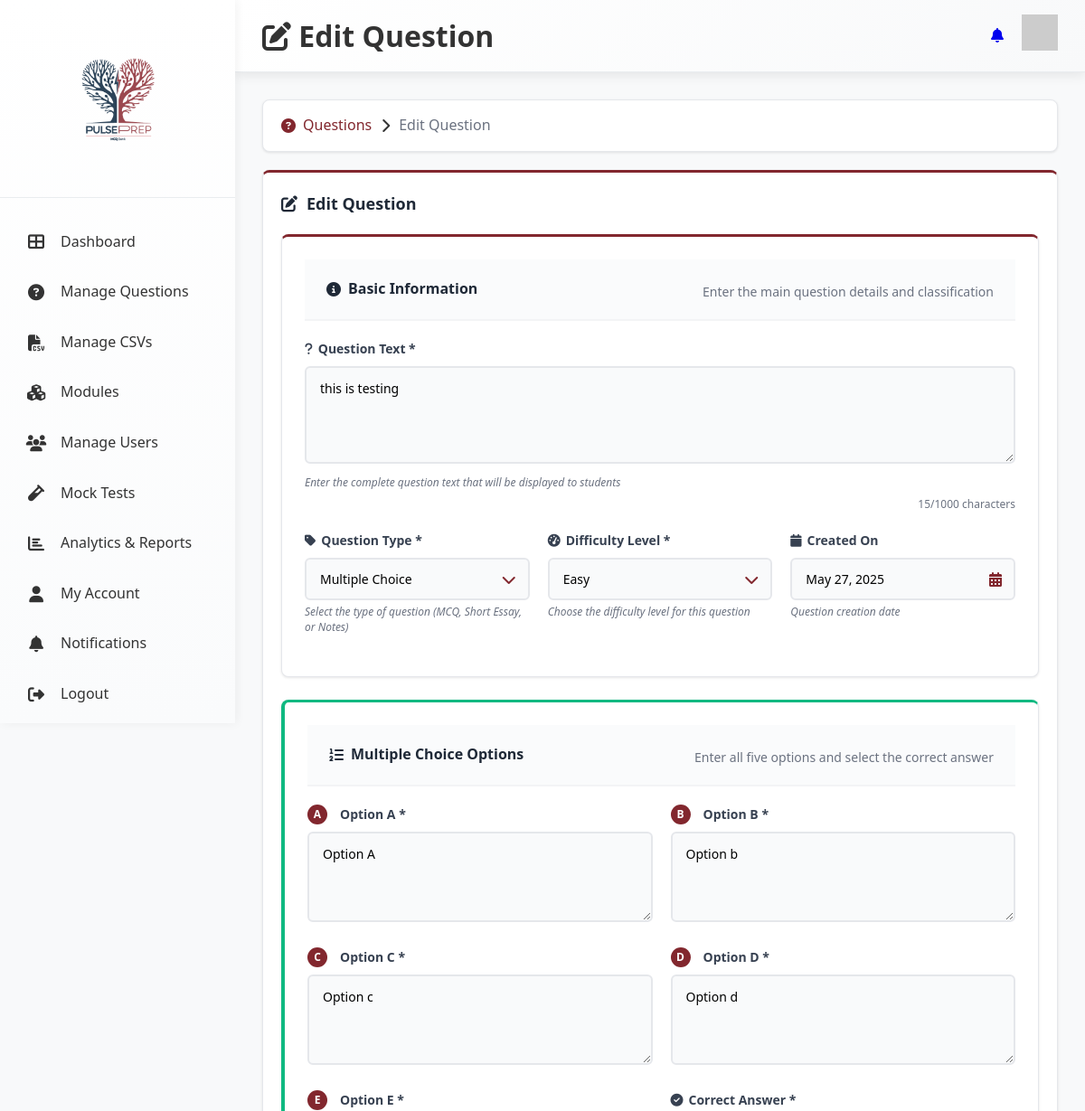
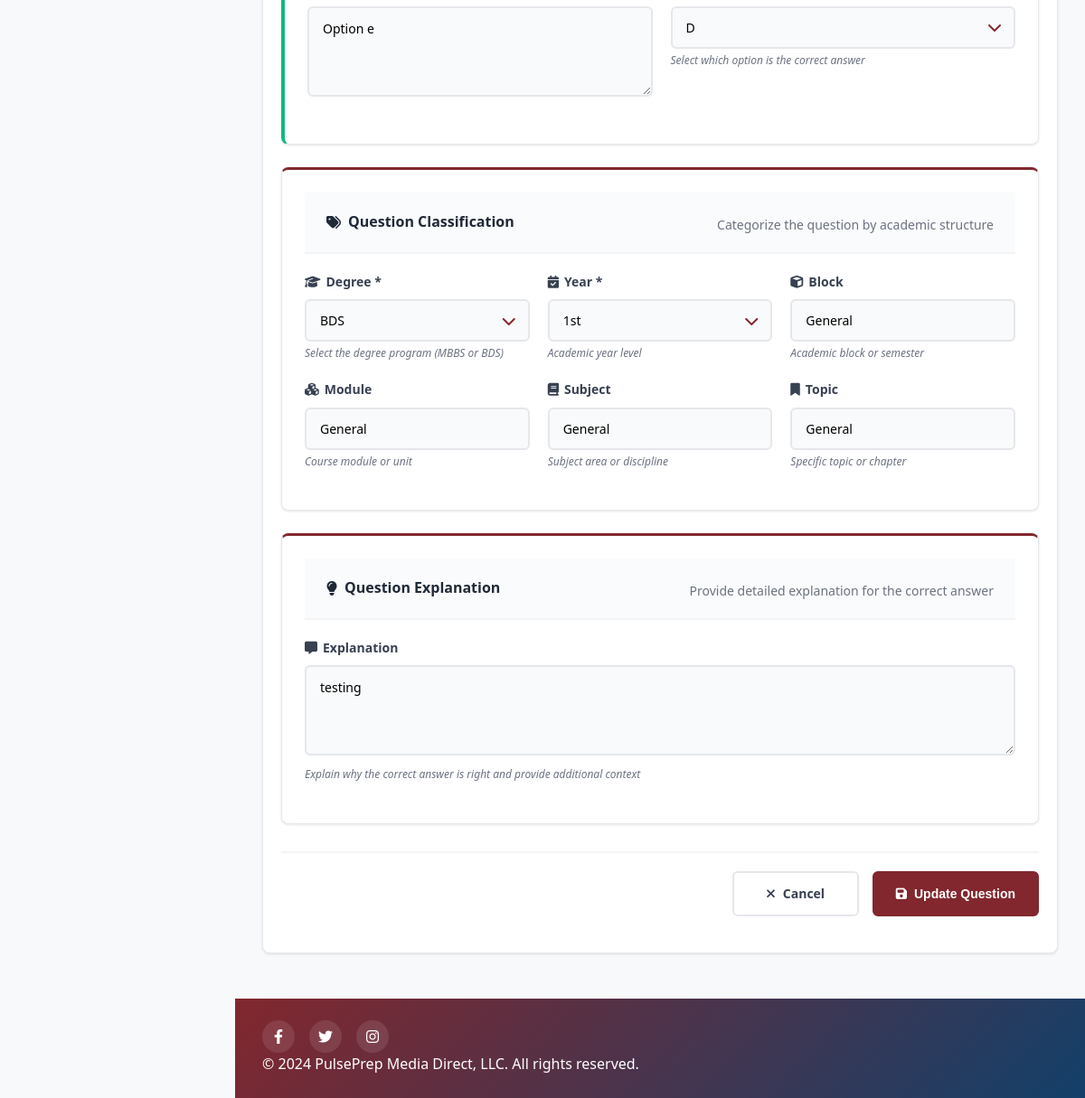
/questionbank/question/1849/, run on the app's committed database (2 pictures, top to bottom).
### questionbank/models.py (models this page shows, shortened)
class Question(models.Model):
    QUESTION_TYPE_CHOICES = [
        ('MCQ', 'Multiple Choice'),
        ('SEQ', 'Short Essay Question'),
        ('NOTE', 'Notes'),
    ]
    DIFFICULTY_CHOICES = [
        ('Easy', 'Easy'),
        ('Medium', 'Medium'),
        ('Hard', 'Hard'),
    ]
    DEGREE_CHOICES = [
        ('MBBS', 'MBBS'),
        ('BDS', 'BDS'),
    ]
    YEAR_CHOICES = [
        ('1st', '1st'),
        ('2nd', '2nd'),
        ('3rd', '3rd'),
        ('4th', '4th'),
        ('5th', '5th'),
    ]
    CORRECT_ANSWER_CHOICES = [
        ('A', 'A'),
        ('B', 'B'),
        ('C', 'C'),
        ('D', 'D'),
        ('E', 'E'),  # Added Option E
    ]
    question_text = models.TextField()
    question_type = models.CharField(max_length=4, choices=QUESTION_TYPE_CHOICES, default='MCQ')
    created_on = models.DateTimeField(default=timezone.now)
    created_by = models.ForeignKey(settings.AUTH_USER_MODEL, on_delete=models.SET_NULL, null=True, blank=True)
    option_a = models.TextField(blank=True, null=True)
    option_b = models.TextField(blank=True, null=True)
    option_c = models.TextField(blank=True, null=True)
    option_d = models.TextField(blank=True, null=True)
    option_e = models.TextField(blank=True, null=True)  # Added Option E
    correct_answer = models.CharField(max_length=1, choices=CORRECT_ANSWER_CHOICES, blank=True, null=True)
    degree = models.CharField(max_length=4, choices=DEGREE_CHOICES, default='MBBS')
    year = models.CharField(max_length=3, choices=YEAR_CHOICES, default='1st')
    block = models.CharField(max_length=100, default='General')
    module = models.CharField(max_length=100, default='General')
    subject = models.CharField(max_length=100, default='General')
    topic = models.CharField(max_length=100, default='General')
    difficulty = models.CharField(max_length=6, choices=DIFFICULTY_CHOICES, default='Medium')
    explanation = models.TextField(blank=True, null=True)

### questionbank/views.py (the view)
# urls.py: path('question/<int:pk>/', views.question_detail, name='edit_question'),
def question_detail(request, pk=None):
    if pk:
        question = get_object_or_404(Question, pk=pk)
        form_title = "Edit Question"
    else:
        question = None
        form_title = "Add New Question"
    if request.method == 'POST':
        form = QuestionForm(request.POST, instance=question)
        if form.is_valid():
            question = form.save(commit=False)
            superusers = User.objects.filter(is_superuser=True)
            if superusers.exists():
                question.created_by = superusers.first()
            else:
                question.created_by = None
            question.save()
            messages.success(request, "Question saved successfully!")
            return redirect('questionbank')
        else:
            messages.error(request, "Please correct the errors below.")
    else:
        form = QuestionForm(instance=question)
    context = {
        'form': form,
        'question': question,
        'form_title': form_title,
    }
    return render(request, 'questionbank/question_detail.html', context)

### templates/questionbank/question_detail.html (shortened to what this page needs)
{% load static %}
<!DOCTYPE html>
<html lang="en">
  <head>
    <link rel="stylesheet" href="{% static 'css/DAstyles.css' %}" />
    <link rel="stylesheet" href="{% static 'css/MQstyles.css' %}" />
    <link
      rel="stylesheet"
      href="https://cdnjs.cloudflare.com/ajax/libs/font-awesome/6.4.0/css/all.min.css"
    />
  </head>
  <body>
    <div class="container">
<aside class="sidebar">
  <div class="logo-container">
    <img src="{% static 'images/Logo.png' %}" alt="PulsePrep Logo" class="logo" />
  </div>
  <nav class="nav-menu">
    <a href="{% url 'dashboard' %}" class="nav-item {% if request.resolver_match.url_name == 'dashboard' %}active{% endif %}">
      <i class="fas fa-th-large"></i>
      <span>Dashboard</span>
    </a>
    <a href="{% url 'questionbank' %}" class="nav-item {% if request.resolver_match.url_name == 'questionbank' %}active{% endif %}">
      <i class="fas fa-question-circle"></i>
      <span>Manage Questions</span>
    </a>
    <a href="{% url 'manage_csv' %}" class="nav-item {% if request.resolver_match.url_name == 'manage_csv' %}active{% endif %}">
      <i class="fas fa-file-csv"></i>
      <span>Manage CSVs</span>
    </a>
    <a href="{% url 'managemodule' %}" class="nav-item {% if request.resolver_match.url_name == 'managemodule' %}active{% endif %}">
      <i class="fas fa-cubes"></i>
      <span>Modules</span>
    </a>
    <a href="/admin/user_management/customuser/" class="nav-item">
      <i class="fas fa-users"></i>
      <span>Manage Users</span>
    </a>
    <a href="{% url 'mocktest_list' %}" class="nav-item {% if request.resolver_match.url_name == 'mocktest_list' %}active{% endif %}">
      <i class="fas fa-vial"></i>
      <span>Mock Tests</span>
    </a>
    <a href="{% url 'analytics_report' %}" class="nav-item {% if request.resolver_match.url_name == 'analytics_report' %}active{% endif %}">
      <i class="fas fa-chart-bar"></i>
      <span>Analytics & Reports</span>
    </a>
    <a href="{% url 'myaccount' %}" class="nav-item {% if request.resolver_match.url_name == 'myaccount' %}active{% endif %}">
      <i class="fas fa-user"></i>
      <span>My Account</span>
    </a>
    <a href="{% url 'notification_center' %}" class="nav-item {% if request.resolver_match.url_name == 'notification_center' %}active{% endif %}">
      <i class="fas fa-bell"></i>
      <span>Notifications</span>
    </a>
    <a href="{% url 'logout' %}" class="nav-item">
      <i class="fas fa-sign-out-alt"></i>
      <span>Logout</span>
    </a>
  </nav>
</aside>
      <main class="main-content">
        <header class="header">
          <h1>
            <i class="fas fa-{% if question %}edit{% else %}plus{% endif %}"></i>
            {{ form_title|default:"Question Form" }}
          </h1>
          <div class="user-menu">
            <a href="{% url 'notification_center' %}"><i class="fas fa-bell"></i></a>
            <div class="avatar">
              <img src="https://i.pravatar.cc/40?img=12" alt="User Avatar" />
            </div>
          </div>
        </header>
        <div class="dashboard-content">
          <div class="question-management-container">
            <div class="breadcrumb-nav">
              <a href="{% url 'questionbank' %}" class="breadcrumb-link">
                <i class="fas fa-question-circle"></i> Questions
              </a>
              <i class="fas fa-chevron-right"></i>
              <span class="breadcrumb-current">
                {% if question %}Edit Question{% else %}Add Question{% endif %}
              </span>
            </div>
            <section class="questions-section">
              <h2>
                <i class="fas fa-{% if question %}edit{% else %}plus{% endif %}"></i>
                {{ form_title|default:"Question Form" }}
              </h2>
              <form method="POST" action="{{ request.path }}" class="question-form" novalidate>
                <div class="question-detail-card">
                  <div class="card-header">
                    <h3><i class="fas fa-info-circle"></i> Basic Information</h3>
                    <p>Enter the main question details and classification</p>
                  </div>
                  <div class="form-row">
                    <div class="form-group full-width">
                      <label for="id_question_text">
                        <i class="fas fa-question"></i> Question Text *
                      </label>
                      {{ form.question_text }}
                      <div class="help-text">Enter the complete question text that will be displayed to students</div>
                    </div>
                  </div>
                  <div class="form-row">
                    <div class="form-group">
                      <label for="id_question_type">
                        <i class="fas fa-tag"></i> Question Type *
                      </label>
                      <div class="select-container">
                        {{ form.question_type }}
                      </div>
                      <div class="help-text">Select the type of question (MCQ, Short Essay, or Notes)</div>
                    </div>
                    <div class="form-group">
                      <label for="id_difficulty">
                        <i class="fas fa-tachometer-alt"></i> Difficulty Level *
                      </label>
                      <div class="select-container">
                        {{ form.difficulty }}
                      </div>
                      <div class="help-text">Choose the difficulty level for this question</div>
                    </div>
                    <div class="form-group date-group">
                      <label for="created-on">
                        <i class="fas fa-calendar"></i> Created On
                      </label>
                      <div class="date-input-container">
                        <input
                          type="text"
                          id="created-on"
                          value="{% if question %}{{ question.created_on|date:'F j, Y' }}{% else %}{% now 'F j, Y' %}{% endif %}"
                          readonly
                          class="form-control"
                        />
                      </div>
                      <div class="help-text">Question creation date</div>
                    </div>
                  </div>
                </div>
                <div id="mcq-options" class="question-detail-card mcq-options-card">
                  <div class="card-header">
                    <h3><i class="fas fa-list-ol"></i> Multiple Choice Options</h3>
                    <p>Enter all five options and select the correct answer</p>
                  </div>
                  <div class="form-row">
                    <div class="form-group">
                      <label for="id_option_a">
                        <span class="option-label">A</span> Option A *
                      </label>
                      {{ form.option_a }}
                    </div>
                    <div class="form-group">
                      <label for="id_option_b">
                        <span class="option-label">B</span> Option B *
                      </label>
                      {{ form.option_b }}
                    </div>
                  </div>
                  <div class="form-row">
                    <div class="form-group">
                      <label for="id_option_c">
                        <span class="option-label">C</span> Option C *
                      </label>
                      {{ form.option_c }}
                    </div>
                    <div class="form-group">
                      <label for="id_option_d">
                        <span class="option-label">D</span> Option D *
                      </label>
                      {{ form.option_d }}
                    </div>
                  </div>
                  <div class="form-row">
                    <div class="form-group">
                      <label for="id_option_e">
                        <span class="option-label">E</span> Option E *
                      </label>
                      {{ form.option_e }}
                    </div>
                    <div class="form-group">
                      <label for="id_correct_answer">
                        <i class="fas fa-check-circle"></i> Correct Answer *
                      </label>
                      <div class="select-container">
                        {{ form.correct_answer }}
                      </div>
                      <div class="help-text">Select which option is the correct answer</div>
                    </div>
                  </div>
                </div>
                <div class="question-detail-card">
                  <div class="card-header">
                    <h3><i class="fas fa-tags"></i> Question Classification</h3>
                    <p>Categorize the question by academic structure</p>
                  </div>
                  <div class="form-row">
                    <div class="form-group">
                      <label for="id_degree">
                        <i class="fas fa-graduation-cap"></i> Degree *
                      </label>
                      <div class="select-container">
                        {{ form.degree }}
                      </div>
                      <div class="help-text">Select the degree program (MBBS or BDS)</div>
                    </div>
                    <div class="form-group">
                      <label for="id_year">
                        <i class="fas fa-calendar-check"></i> Year *
                      </label>
                      <div class="select-container">
                        {{ form.year }}
                      </div>
                      <div class="help-text">Academic year level</div>
                    </div>
                    <div class="form-group">
                      <label for="id_block">
                        <i class="fas fa-cube"></i> Block
                      </label>
                      {{ form.block }}
                      <div class="help-text">Academic block or semester</div>
                    </div>
                  </div>
                  <div class="form-row">
                    <div class="form-group">
                      <label for="id_module">
                        <i class="fas fa-cubes"></i> Module
                      </label>
                      {{ form.module }}
                      <div class="help-text">Course module or unit</div>
                    </div>
                    <div class="form-group">
                      <label for="id_subject">
                        <i class="fas fa-book"></i> Subject
                      </label>
                      {{ form.subject }}
                      <div class="help-text">Subject area or discipline</div>
                    </div>
                    <div class="form-group">
                      <label for="id_topic">
                        <i class="fas fa-bookmark"></i> Topic
                      </label>
                      {{ form.topic }}
                      <div class="help-text">Specific topic or chapter</div>
                    </div>
                  </div>
                </div>
                <div class="question-detail-card">
                  <div class="card-header">
                    <h3><i class="fas fa-lightbulb"></i> Question Explanation</h3>
                    <p>Provide detailed explanation for the correct answer</p>
                  </div>
                  <div class="form-row">
                    <div class="form-group full-width">
                      <label for="id_explanation">
                        <i class="fas fa-comment-alt"></i> Explanation
                      </label>
                      {{ form.explanation }}
                      <div class="help-text">Explain why the correct answer is right and provide additional context</div>
                    </div>
                  </div>
                </div>
                <div class="form-actions">
                  <a href="{% url 'questionbank' %}" class="cancel-btn">
                    <i class="fas fa-times"></i> Cancel
                  </a>
                  <button type="submit" class="save-btn">
                    <i class="fas fa-save"></i>
                    {% if question %}Update Question{% else %}Save Question{% endif %}
                  </button>
                </div>
              </form>
            </section>
          </div>
        </div>
        <footer class="footer">
          <div class="social-links">
            <a href="#" title="Facebook"><i class="fab fa-facebook-f"></i></a>
            <a href="#" title="Twitter"><i class="fab fa-twitter"></i></a>
            <a href="#" title="Instagram"><i class="fab fa-instagram"></i></a>
          </div>
          <div class="copyright">
            &copy; {{ current_year|default:"2024" }} PulsePrep Media Direct, LLC. All rights reserved.
          </div>
        </footer>
      </main>
    </div>
  </body>
</html>

### data on the page
Question: question_text "this is testing", question_type "Multiple Choice", difficulty "Easy", created_on "May 27, 2025", option_a "Option A", option_b "Option b", option_c "Option c", option_d "Option d", option_e "Option e", correct_answer "D", degree "BDS", year "1st", block "General", module "General", subject "General", topic "General", explanation "testing"

### other printed values
{{ current_year|default:"2024" }} "2024"
